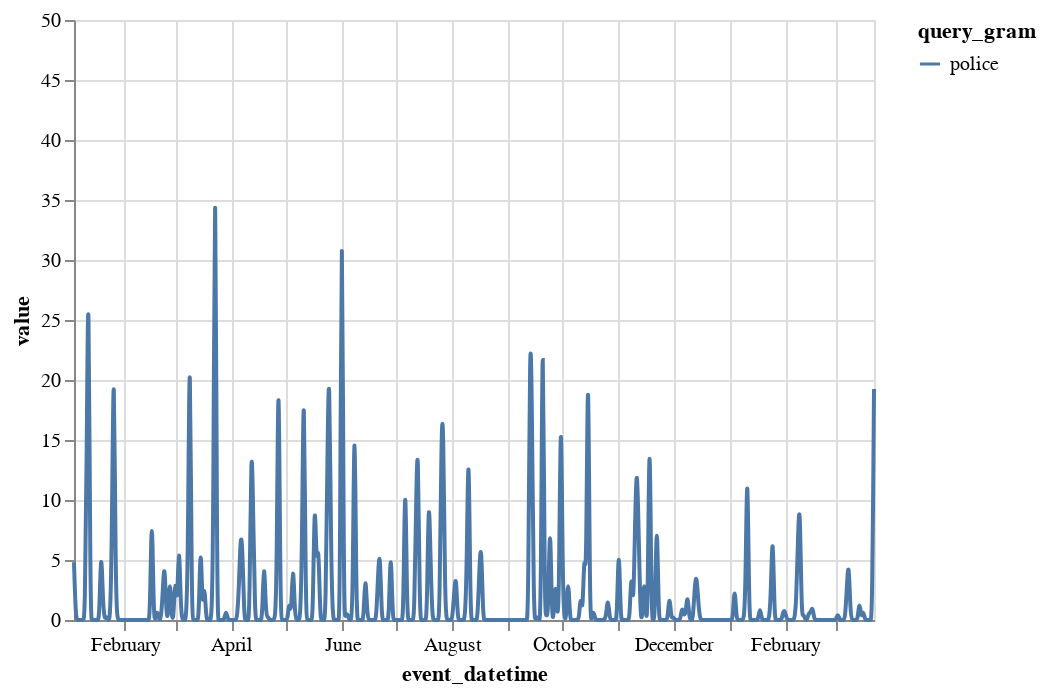

Notebook cell for this chart:
### Code cell
alt.Chart(prepped_police_data).mark_line(interpolate="basis").encode(
    x="event_datetime:T",
    y="value:Q",
    color="query_gram:N",
)

### Figure 1 — Vega-Lite specification as saved in the notebook (floating-point values rounded to 4 significant figures; data arrays with more than 128 entries replaced by an {"elided": "..."} marker saying what was removed)
{"config": {"view": {"continuousWidth": 400, "continuousHeight": 300}}, "data": {"name": "data-5f1f13a803897acb5a7848856f0dfec9"}, "mark": {"type": "line", "interpolate": "basis"}, "encoding": {"color": {"field": "query_gram", "type": "nominal"}, "x": {"field": "event_datetime", "type": "temporal"}, "y": {"field": "value", "type": "quantitative"}}, "$schema": "https://vega.github.io/schema/vega-lite/v4.17.0.json", "datasets": {"data-5f1f13a803897acb5a7848856f0dfec9": {"elided": "443 records"}}}
